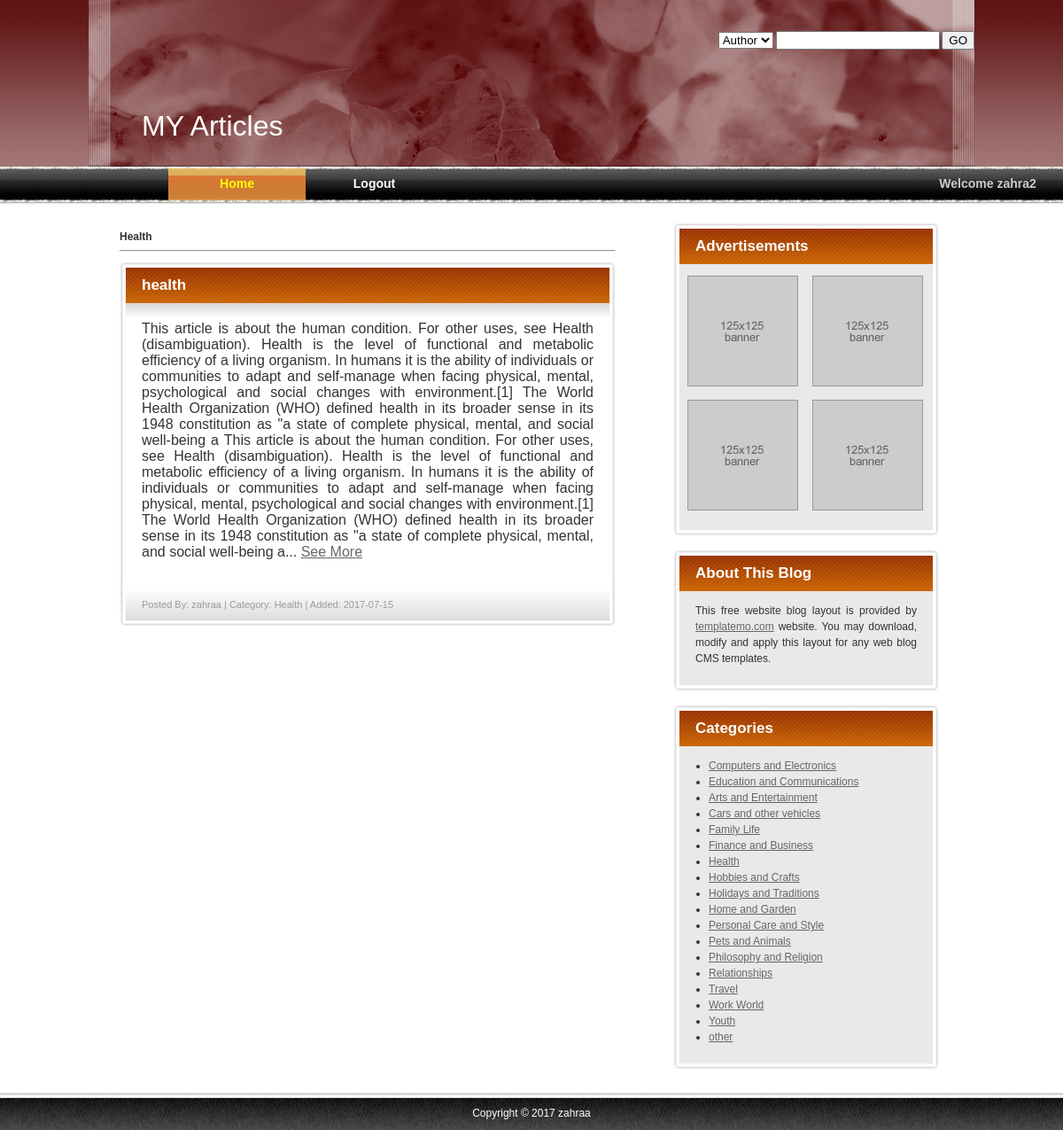
The page /index.php?page=categories&category=Health (signed in) on the database its author committed.
### tables this page shows
CREATE TABLE `articles` (
  `id` int(20) NOT NULL auto_increment,
  `author` varchar(30) NOT NULL,
  `post` text NOT NULL,
  `date` date NOT NULL,
  `category` varchar(30) NOT NULL,
  `title` varchar(40) NOT NULL,
  `time` time NOT NULL,
  PRIMARY KEY  (`id`)
);

### categories.php (the view, shortened to what this page needs)
<!DOCTYPE html PUBLIC "-//W3C//DTD XHTML 1.0 Transitional//EN" "http://www.w3.org/TR/xhtml1/DTD/xhtml1-transitional.dtd">
<html xmlns="http://www.w3.org/1999/xhtml">
<head>
<link href="templatemo_style.css" rel="stylesheet" type="text/css" />
</head>
<body>
   <?php
    include("db.php");
      $cat=$_GET['category'];
      echo "<b>".$cat."</b><hr/>";
      $sql="select * from articles where category='". $cat. "' ORDER BY ID DESC ";
      $result= $conn->query($sql);
       while($resultx=$result->fetch_assoc())
       {
    $title=$resultx[title];
    $post=$resultx[post];
    $author=$resultx[author];
    $date=$resultx[date];
    $category=$resultx[category];
             echo '<div class="templatemo_post">
                	<div class="templatemo_post_top">
                    	<h1>'."$title".'</h1>
                    </div>
                    <div class="templatemo_post_mid_top">
                    </div>
              <div class="templatemo_post_mid"><p style="font-size:medium">';
              if(strlen($post)<500)
              echo $post;
         else  {
           $stringCut = substr($post, 0, 500);
        $string = substr($stringCut, 0, strrpos($stringCut, ''))."... <a href='index.php?page=seemore&id=$resultx[id]' >See More </a>";
          echo $stringCut.$string;
            }
                  echo'<div class="clear"></div>
                    </div>
                    <div class="templatemo_post_bottom">
                    <span class="post">'.'Posted By: '."$author".' | Category: '."$category".' | Added: '."$date" ;
                    echo "</span>"
                    ."</div>"
                    ."</div>";
		 }
   ?>
</body>
</html>

### templatemo_style.css (style rules this page uses)
body { margin: 0; padding:0; font-family: Arial, Helvetica, sans-serif; font-size: 12px; line-height: 1.5em; color: #333333; width: 100%; display: table; }
a { color: #666; }
.templatemo_post { width: 552px; margin-top: 5px; margin-bottom: 15px; }
.templatemo_post_top { width: 560px; height: 47px; background: url(images/templatemo_post_top.jpg) no-repeat; }
.templatemo_post_top h1 { font-size: 17px; color:#fff; font-weight:bold; padding-top: 18px; padding-left: 25px; }
.templatemo_post_mid_top { width: 560px; height: 20px; background: url(images/templatemo_post_mid_top.jpg) no-repeat; }
.templatemo_post_mid { width: 560px; background: url(images/templatemo_post_midddle.jpg) repeat-y; }
.templatemo_post_bottom { width: 560px; height: 34px; background: url(images/templatemo_post_bottom.jpg) no-repeat; padding-top: 15px; }
.templatemo_post_mid p { font-size: 12px; color:#333; margin : 0px 25px 25px 25px; text-align: justify; }
span.post { margin: 0px 25px 0px 25px; color: #999999; font-size: 11px; display: block; }
.clear { clear:both; height:1px; }

### rows shown on the page
articles: title "health", post "This article is about the human condition. For other uses, see Health (disambiguation). Health is the level of functional and metabolic efficiency of a living organism. In humans it is the ability of individuals or communities to adapt and self-manage when facing physical, mental, psychological and social changes with environment.[1] The World Health Organization (WHO) defined health in its broader sense in its 1948 constitution as \"a state of complete physical, mental, and social well-being a", author "zahraa", category "Health", date "2017-07-15"

### other values the page prints
$_SESSION['account'] "zahra2"
$cat "Health"
